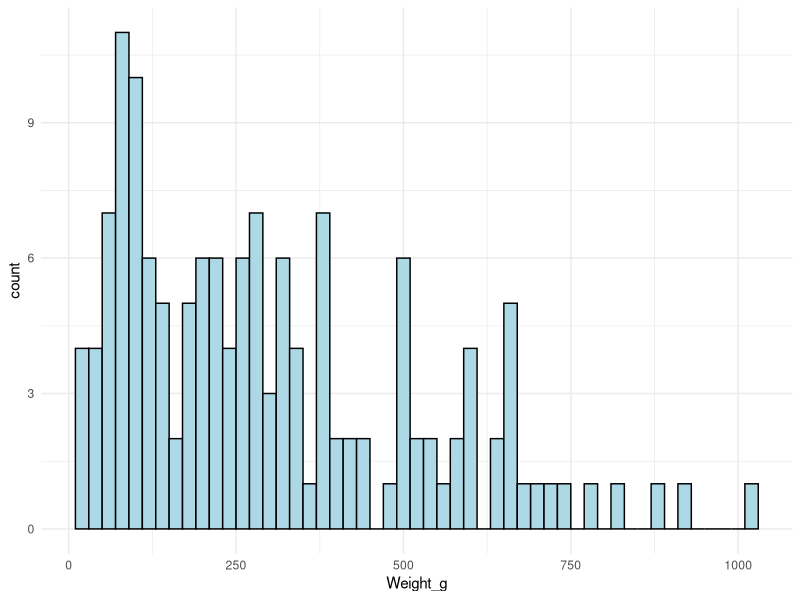
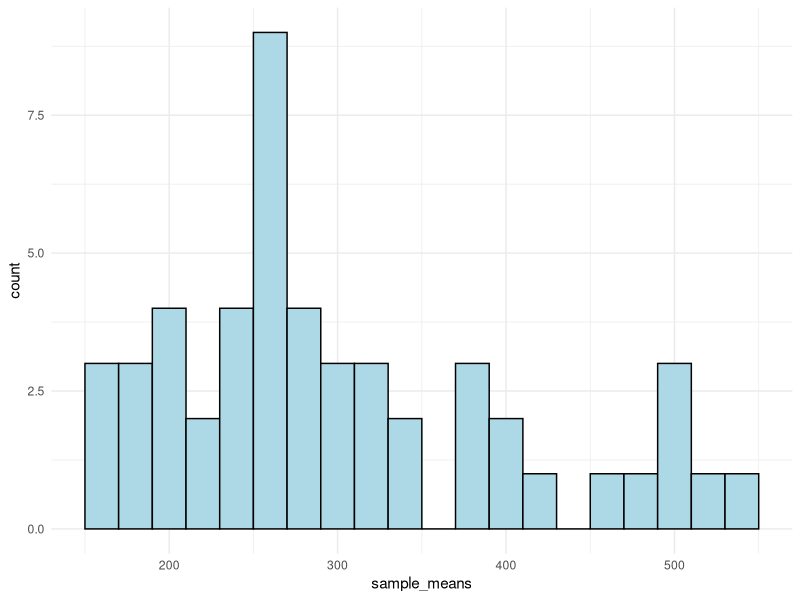
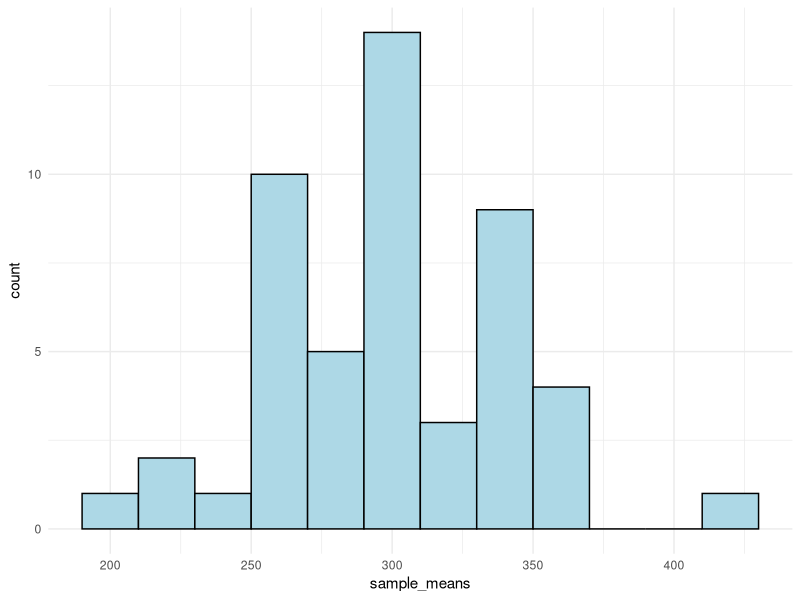

Reproduce these figures in R, in order.
## ---- chunk 1
s <- 46
n <- 10
se <- s/sqrt(n)
se
## ---- chunk 2
mu <- 300
sigma <- 50
1 - pnorm(320, mu, sigma)
## ---- chunk 3
mu <- 300
sigma <- 50
n <- 10
1 - pnorm(320, mu, sigma/sqrt(n))

## ---- chunk 4
library(ggplot2)
carrots <- read.csv("Carrot_weights.csv")

mean(carrots$Weight_g)
sd(carrots$Weight_g)

ggplot(carrots, aes(x=Weight_g)) + 
  geom_histogram(binwidth = 20, fill = "lightblue", color = "black") + 
  theme_minimal()

## ---- chunk 5
set.seed(1)
n <- 4
n_samples <- 50
sample_means <- rep(NA, n_samples)
for (i in 1:n_samples) {
  sample_means[i] <- mean(sample(carrots$Weight_g, n))
}

mean(sample_means)
sd(sample_means)

ggplot() + 
  geom_histogram(aes(x=sample_means), binwidth = 20, fill = "lightblue", color = "black") + 
  theme_minimal()

## ---- chunk 6
set.seed(1)
n <- 16
n_samples <- 50
sample_means <- rep(NA, n_samples)
for (i in 1:n_samples) {
  sample_means[i] <- mean(sample(carrots$Weight_g, n))
}

mean(sample_means)
sd(sample_means)

ggplot() + 
  geom_histogram(aes(x=sample_means), binwidth = 20, fill = "lightblue", color = "black") + 
  theme_minimal()
